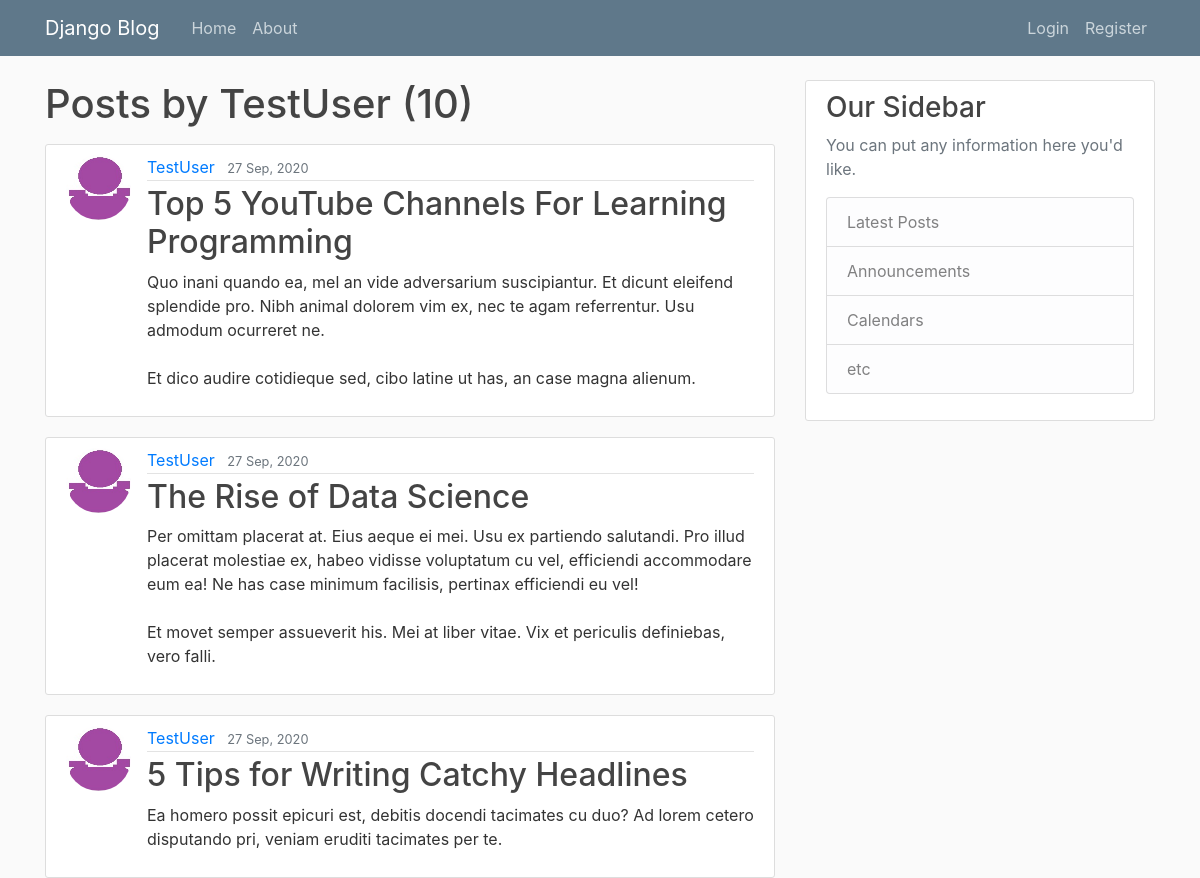
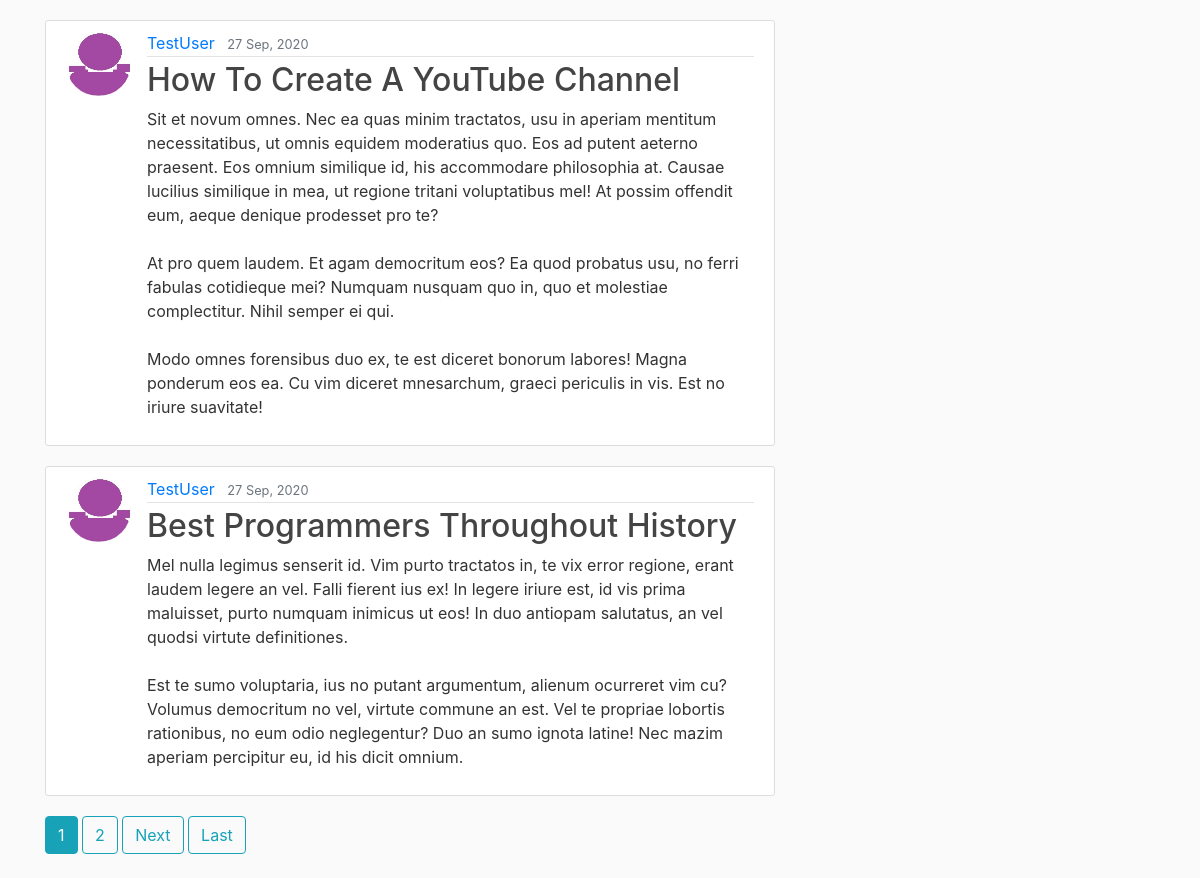
Page /user/TestUser on the earlier database version (2 pictures, top to bottom).
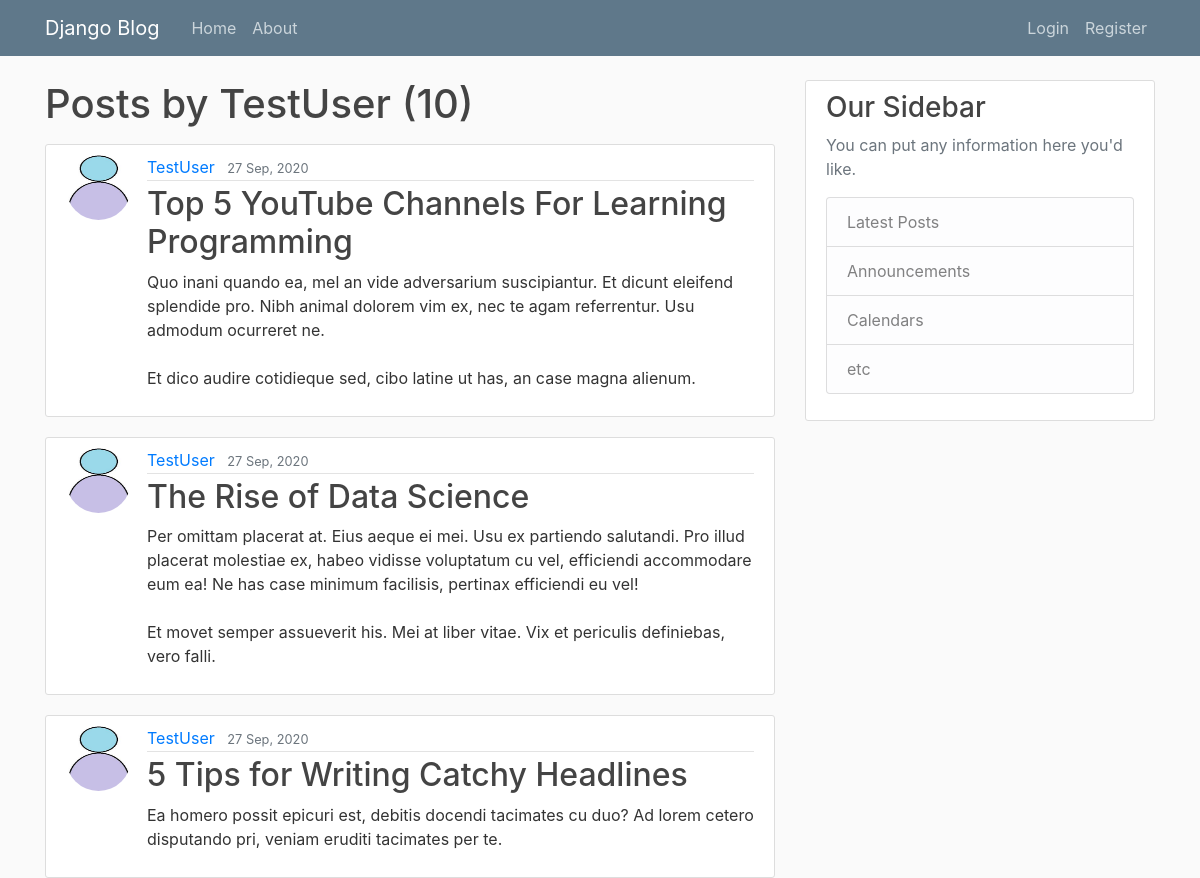
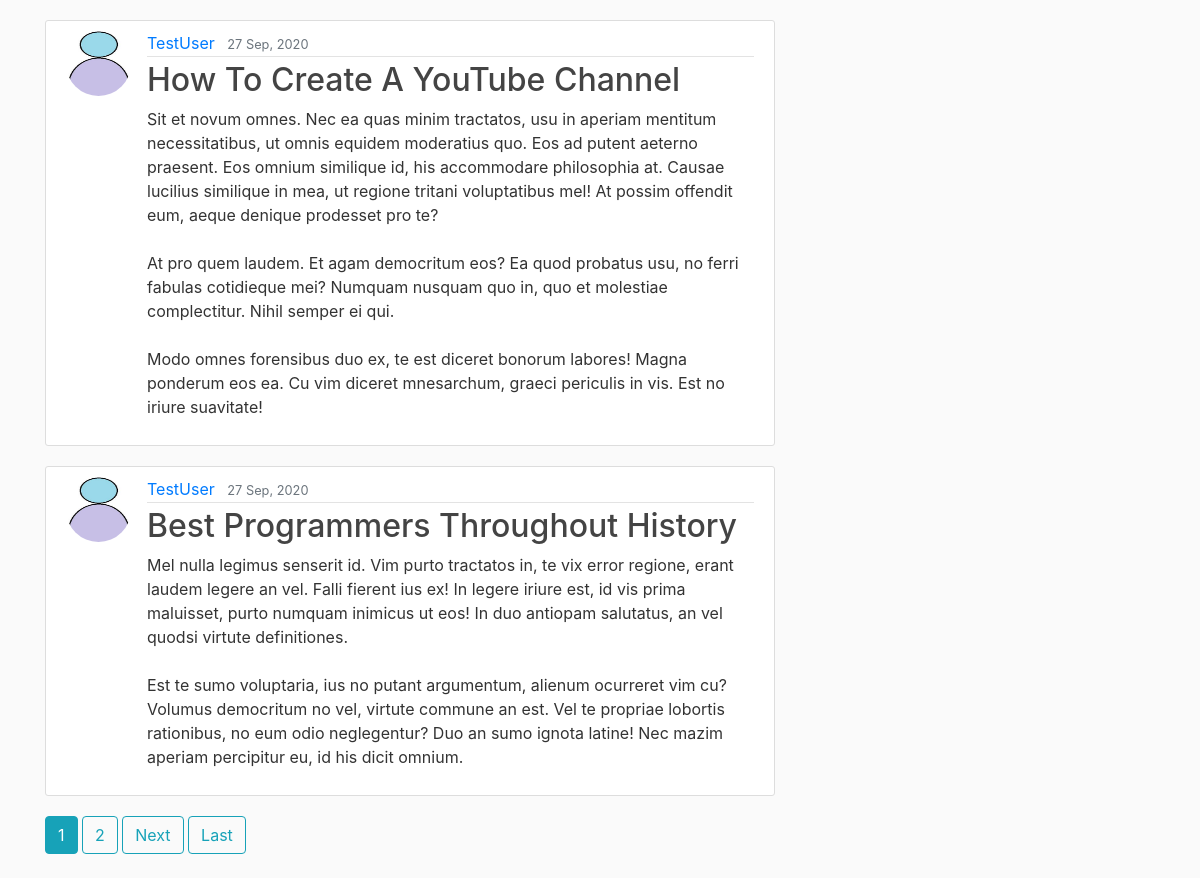
Same page on the later database version (2 pictures, top to bottom).
### blog/models.py (models this page shows, shortened)
class Post(models.Model):
    title = models.CharField(max_length=100)
    content = models.TextField()
    date_posted = models.DateTimeField(default=timezone.now)
    author = models.ForeignKey(User, on_delete=models.CASCADE)

### users/models.py (models this page shows, shortened)
class Profile(models.Model):
    user = models.OneToOneField(User, on_delete=models.CASCADE)
    image = models.ImageField(default='default.jpg', upload_to='profile_pics')

### blog/views.py (the view)
# urls.py: path('user/<str:username>', UserPostListView.as_view(), name='user-posts'),
class UserPostListView(ListView):
    model = Post
    template_name = 'blog/user_posts.html'
    context_object_name = 'posts'
    paginate_by = 5
    def get_queryset(self):
        user = get_object_or_404(User, username=self.kwargs.get('username'))
        return Post.objects.filter(author=user).order_by('-date_posted')

### blog/templates/blog/user_posts.html (shortened to what this page needs)
{% extends "blog/base.html" %}
{% block content %}
    <h1 class="mb-3">Posts by {{view.kwargs.username}} ({{ page_obj.paginator.count }}) </h1>
    {% for post in posts %}
        <article class="media content-section">
        <img class="rounded-circle article-img",
            src="{{ post.author.profile.image.url }}">
          <div class="media-body">
            <div class="article-metadata">
              <a class="mr-2" href="{% url 'user-posts' post.author.username %}">{{ post.author }}</a>
              <small class="text-muted">{{ post.date_posted|date:"d M, Y" }}</small>
            </div>
            <h2><a class="article-title" href="{% url 'post-detail' post.id %}">{{ post.title }}</a></h2>
            <p class="article-content">{{ post.content }}</p>
          </div>
        </article>
    {% endfor %}
    {% if is_paginated %}
        {% for num in page_obj.paginator.page_range %}
            {% if page_obj.number == num %}
                <a class="btn btn-info mb-4" href="?page={{ num }}">{{ num }}</a>
            {% elif num > page_obj.number|add:'-3' and num < page_obj.number|add:'3' %}
                <a class="btn btn-outline-info mb-4" href="?page={{ num }}">{{ num }}</a>
            {% endif %}
        {% endfor %}
        {% if page_obj.has_next %}
            <a class="btn btn-outline-info mb-4" href="?page={{ page_obj.next_page_number }}">Next</a>
            <a class="btn btn-outline-info mb-4" href="?page={{ page_obj.paginator.num_pages }}">Last</a>
        {% endif %}
    {% endif %}
{% endblock content %}

### blog/templates/blog/base.html (shortened to what this page needs)
{% load static %}
<!DOCTYPE html>
<html>
<head>
    <link rel="stylesheet" href="https://maxcdn.bootstrapcdn.com/bootstrap/4.0.0/css/bootstrap.min.css">
    <link rel='stylesheet' type='text/css' href='{% static 'blog/main.css' %}'>
</head>
<body>
    <header class="site-header">
      <nav class="navbar navbar-expand-md navbar-dark bg-steel fixed-top">
        <div class="container">
          <a class="navbar-brand mr-4" href="{% url 'blog-home' %}">Django Blog</a>
          <div class="collapse navbar-collapse" id="navbarToggle">
            <div class="navbar-nav mr-auto">
              <a class="nav-item nav-link" href="{% url 'blog-home' %}">Home</a>
              <a class="nav-item nav-link" href="{% url 'blog-about' %}">About</a>
            </div>
            <div class="navbar-nav">
                {% if user.is_authenticated %}
                  <a class="nav-item nav-link" href="{% url 'post-create' %}">New Post</a>
                  <a class="nav-item nav-link" href="{% url 'profile' %}">Profile</a>
                  <a class="nav-item nav-link" href="{% url 'logout' %}">Logout</a>
                {% else %}
                  <a class="nav-item nav-link" href="{% url 'login' %}">Login</a>
                  <a class="nav-item nav-link" href="{% url 'register' %}">Register</a>
                {% endif  %}
            </div>
          </div>
        </div>
      </nav>
    </header>
    <main role="main" class="container">
      <div class="row">
        <div class="col-md-8">
          {% block content %}{% endblock %}
        </div>
        <div class="col-md-4">
          <div class="content-section">
            <h3>Our Sidebar</h3>
            <p class='text-muted'>You can put any information here you'd like.
              <ul class="list-group">
                <li class="list-group-item list-group-item-light">Latest Posts</li>
                <li class="list-group-item list-group-item-light">Announcements</li>
                <li class="list-group-item list-group-item-light">Calendars</li>
                <li class="list-group-item list-group-item-light">etc</li>
              </ul>
            </p>
          </div>
        </div>
      </div>
    </main>
</body>
</html>

### blog/static/blog/main.css (style rules this page uses)
body { background: #fafafa; color: #333333; margin-top: 5rem; }
h1, h2, h3, h4, h5, h6 { color: #444444; }
ul { margin: 0; }
.bg-steel { background-color: #5f788a; }
.site-header .navbar-nav .nav-link { color: #cbd5db; }
.content-section { background: #ffffff; padding: 10px 20px; border: 1px solid #dddddd; border-radius: 3px; margin-bottom: 20px; }
.article-title { color: #444444; }
.article-content { white-space: pre-line; }
.article-img { height: 65px; width: 65px; margin-right: 16px; }
.article-metadata { padding-bottom: 1px; margin-bottom: 4px; border-bottom: 1px solid #e3e3e3 }

Differences in the rows shown:
changed through a linked row, Post "Top 5 YouTube Channels For Learning Programming": author.profile.image: a different picture
changed through a linked row, Post "The Rise of Data Science": author.profile.image: a different picture
changed through a linked row, Post "5 Tips for Writing Catchy Headlines": author.profile.image: a different picture
changed through a linked row, Post "How To Create A YouTube Channel": author.profile.image: a different picture
changed through a linked row, Post "Best Programmers Throughout History": author.profile.image: a different picture
